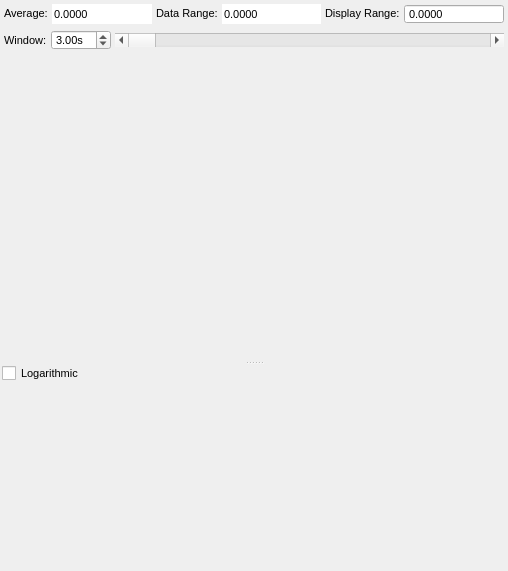
<?xml version="1.0" encoding="UTF-8"?>
<ui version="4.0">
 <class>Float_Viewer</class>
 <widget class="QWidget" name="Float_Viewer">
  <property name="geometry">
   <rect>
    <x>0</x>
    <y>0</y>
    <width>508</width>
    <height>571</height>
   </rect>
  </property>
  <property name="windowTitle">
   <string>Form</string>
  </property>
  <layout class="QVBoxLayout" name="verticalLayout">
   <property name="spacing">
    <number>2</number>
   </property>
   <property name="leftMargin">
    <number>2</number>
   </property>
   <property name="topMargin">
    <number>2</number>
   </property>
   <property name="rightMargin">
    <number>2</number>
   </property>
   <property name="bottomMargin">
    <number>2</number>
   </property>
   <item>
    <widget class="QWidget" name="widget" native="true">
     <property name="sizePolicy">
      <sizepolicy hsizetype="MinimumExpanding" vsizetype="Fixed">
       <horstretch>0</horstretch>
       <verstretch>0</verstretch>
      </sizepolicy>
     </property>
     <layout class="QHBoxLayout" name="horizontalLayout">
      <property name="spacing">
       <number>4</number>
      </property>
      <property name="leftMargin">
       <number>2</number>
      </property>
      <property name="topMargin">
       <number>2</number>
      </property>
      <property name="rightMargin">
       <number>2</number>
      </property>
      <property name="bottomMargin">
       <number>2</number>
      </property>
      <item>
       <widget class="QLabel" name="label_3">
        <property name="sizePolicy">
         <sizepolicy hsizetype="Preferred" vsizetype="Fixed">
          <horstretch>0</horstretch>
          <verstretch>0</verstretch>
         </sizepolicy>
        </property>
        <property name="font">
         <font>
          <pointsize>8</pointsize>
         </font>
        </property>
        <property name="text">
         <string>Average:</string>
        </property>
       </widget>
      </item>
      <item>
       <widget class="QDoubleSpinBox" name="average">
        <property name="sizePolicy">
         <sizepolicy hsizetype="MinimumExpanding" vsizetype="Fixed">
          <horstretch>0</horstretch>
          <verstretch>0</verstretch>
         </sizepolicy>
        </property>
        <property name="maximumSize">
         <size>
          <width>16777215</width>
          <height>20</height>
         </size>
        </property>
        <property name="font">
         <font>
          <pointsize>8</pointsize>
         </font>
        </property>
        <property name="wrapping">
         <bool>false</bool>
        </property>
        <property name="frame">
         <bool>false</bool>
        </property>
        <property name="readOnly">
         <bool>true</bool>
        </property>
        <property name="buttonSymbols">
         <enum>QAbstractSpinBox::NoButtons</enum>
        </property>
        <property name="keyboardTracking">
         <bool>false</bool>
        </property>
        <property name="showGroupSeparator" stdset="0">
         <bool>true</bool>
        </property>
        <property name="decimals">
         <number>4</number>
        </property>
        <property name="minimum">
         <double>-9999.000000000000000</double>
        </property>
        <property name="maximum">
         <double>9999.000000000000000</double>
        </property>
        <property name="value">
         <double>0.000000000000000</double>
        </property>
       </widget>
      </item>
      <item>
       <widget class="QLabel" name="label">
        <property name="sizePolicy">
         <sizepolicy hsizetype="Preferred" vsizetype="Fixed">
          <horstretch>0</horstretch>
          <verstretch>0</verstretch>
         </sizepolicy>
        </property>
        <property name="font">
         <font>
          <pointsize>8</pointsize>
         </font>
        </property>
        <property name="text">
         <string>Data Range:</string>
        </property>
       </widget>
      </item>
      <item>
       <widget class="QDoubleSpinBox" name="data_range">
        <property name="sizePolicy">
         <sizepolicy hsizetype="MinimumExpanding" vsizetype="Fixed">
          <horstretch>0</horstretch>
          <verstretch>0</verstretch>
         </sizepolicy>
        </property>
        <property name="maximumSize">
         <size>
          <width>16777215</width>
          <height>20</height>
         </size>
        </property>
        <property name="font">
         <font>
          <pointsize>8</pointsize>
         </font>
        </property>
        <property name="wrapping">
         <bool>false</bool>
        </property>
        <property name="frame">
         <bool>false</bool>
        </property>
        <property name="readOnly">
         <bool>true</bool>
        </property>
        <property name="buttonSymbols">
         <enum>QAbstractSpinBox::NoButtons</enum>
        </property>
        <property name="keyboardTracking">
         <bool>false</bool>
        </property>
        <property name="showGroupSeparator" stdset="0">
         <bool>true</bool>
        </property>
        <property name="decimals">
         <number>4</number>
        </property>
        <property name="minimum">
         <double>-9999.000000000000000</double>
        </property>
        <property name="maximum">
         <double>9999.000000000000000</double>
        </property>
        <property name="value">
         <double>0.000000000000000</double>
        </property>
       </widget>
      </item>
      <item>
       <widget class="QLabel" name="label_2">
        <property name="sizePolicy">
         <sizepolicy hsizetype="Preferred" vsizetype="Fixed">
          <horstretch>0</horstretch>
          <verstretch>0</verstretch>
         </sizepolicy>
        </property>
        <property name="font">
         <font>
          <pointsize>8</pointsize>
         </font>
        </property>
        <property name="text">
         <string>Display Range:</string>
        </property>
       </widget>
      </item>
      <item>
       <widget class="QDoubleSpinBox" name="display_range">
        <property name="sizePolicy">
         <sizepolicy hsizetype="MinimumExpanding" vsizetype="Fixed">
          <horstretch>0</horstretch>
          <verstretch>0</verstretch>
         </sizepolicy>
        </property>
        <property name="maximumSize">
         <size>
          <width>16777215</width>
          <height>20</height>
         </size>
        </property>
        <property name="font">
         <font>
          <pointsize>8</pointsize>
         </font>
        </property>
        <property name="wrapping">
         <bool>false</bool>
        </property>
        <property name="frame">
         <bool>true</bool>
        </property>
        <property name="readOnly">
         <bool>false</bool>
        </property>
        <property name="buttonSymbols">
         <enum>QAbstractSpinBox::NoButtons</enum>
        </property>
        <property name="keyboardTracking">
         <bool>false</bool>
        </property>
        <property name="showGroupSeparator" stdset="0">
         <bool>true</bool>
        </property>
        <property name="decimals">
         <number>4</number>
        </property>
        <property name="minimum">
         <double>0.000000000000000</double>
        </property>
        <property name="maximum">
         <double>9999.000000000000000</double>
        </property>
        <property name="value">
         <double>0.000000000000000</double>
        </property>
       </widget>
      </item>
     </layout>
    </widget>
   </item>
   <item>
    <widget class="QWidget" name="widget_2" native="true">
     <layout class="QHBoxLayout" name="horizontalLayout_2">
      <property name="spacing">
       <number>4</number>
      </property>
      <property name="leftMargin">
       <number>2</number>
      </property>
      <property name="topMargin">
       <number>2</number>
      </property>
      <property name="rightMargin">
       <number>2</number>
      </property>
      <property name="bottomMargin">
       <number>2</number>
      </property>
      <item>
       <widget class="QLabel" name="label_4">
        <property name="font">
         <font>
          <pointsize>8</pointsize>
         </font>
        </property>
        <property name="text">
         <string>Window:</string>
        </property>
       </widget>
      </item>
      <item>
       <widget class="QDoubleSpinBox" name="window">
        <property name="maximumSize">
         <size>
          <width>16777215</width>
          <height>20</height>
         </size>
        </property>
        <property name="font">
         <font>
          <pointsize>8</pointsize>
         </font>
        </property>
        <property name="frame">
         <bool>true</bool>
        </property>
        <property name="suffix">
         <string>s</string>
        </property>
        <property name="minimum">
         <double>0.100000000000000</double>
        </property>
        <property name="value">
         <double>3.000000000000000</double>
        </property>
       </widget>
      </item>
      <item>
       <widget class="QScrollBar" name="progress">
        <property name="sizePolicy">
         <sizepolicy hsizetype="MinimumExpanding" vsizetype="Fixed">
          <horstretch>0</horstretch>
          <verstretch>0</verstretch>
         </sizepolicy>
        </property>
        <property name="font">
         <font>
          <pointsize>8</pointsize>
         </font>
        </property>
        <property name="maximum">
         <number>1000000</number>
        </property>
        <property name="sliderPosition">
         <number>0</number>
        </property>
        <property name="orientation">
         <enum>Qt::Horizontal</enum>
        </property>
        <property name="invertedAppearance">
         <bool>false</bool>
        </property>
        <property name="invertedControls">
         <bool>true</bool>
        </property>
       </widget>
      </item>
     </layout>
    </widget>
   </item>
   <item>
    <widget class="QWidget" name="widget_4" native="true">
     <layout class="QVBoxLayout" name="verticalLayout_3">
      <property name="spacing">
       <number>0</number>
      </property>
      <property name="leftMargin">
       <number>0</number>
      </property>
      <property name="topMargin">
       <number>0</number>
      </property>
      <property name="rightMargin">
       <number>0</number>
      </property>
      <property name="bottomMargin">
       <number>0</number>
      </property>
     </layout>
    </widget>
   </item>
   <item>
    <widget class="QSplitter" name="splitter">
     <property name="sizePolicy">
      <sizepolicy hsizetype="Preferred" vsizetype="MinimumExpanding">
       <horstretch>0</horstretch>
       <verstretch>0</verstretch>
      </sizepolicy>
     </property>
     <property name="orientation">
      <enum>Qt::Vertical</enum>
     </property>
     <widget class="QCustomPlot" name="plot" native="true">
      <property name="enabled">
       <bool>true</bool>
      </property>
     </widget>
     <widget class="QWidget" name="widget_5" native="true">
      <layout class="QVBoxLayout" name="verticalLayout_2">
       <property name="spacing">
        <number>4</number>
       </property>
       <property name="leftMargin">
        <number>0</number>
       </property>
       <property name="topMargin">
        <number>0</number>
       </property>
       <property name="rightMargin">
        <number>0</number>
       </property>
       <property name="bottomMargin">
        <number>0</number>
       </property>
       <item>
        <widget class="QCheckBox" name="logarithmic">
         <property name="maximumSize">
          <size>
           <width>16777215</width>
           <height>16</height>
          </size>
         </property>
         <property name="font">
          <font>
           <pointsize>8</pointsize>
          </font>
         </property>
         <property name="text">
          <string>Logarithmic</string>
         </property>
         <property name="iconSize">
          <size>
           <width>16</width>
           <height>16</height>
          </size>
         </property>
        </widget>
       </item>
       <item>
        <widget class="QCustomPlot" name="fft" native="true"/>
       </item>
      </layout>
     </widget>
    </widget>
   </item>
  </layout>
 </widget>
 <customwidgets>
  <customwidget>
   <class>QCustomPlot</class>
   <extends>QWidget</extends>
   <header>qcustomplot.h</header>
   <container>1</container>
  </customwidget>
 </customwidgets>
 <resources/>
 <connections/>
</ui>
